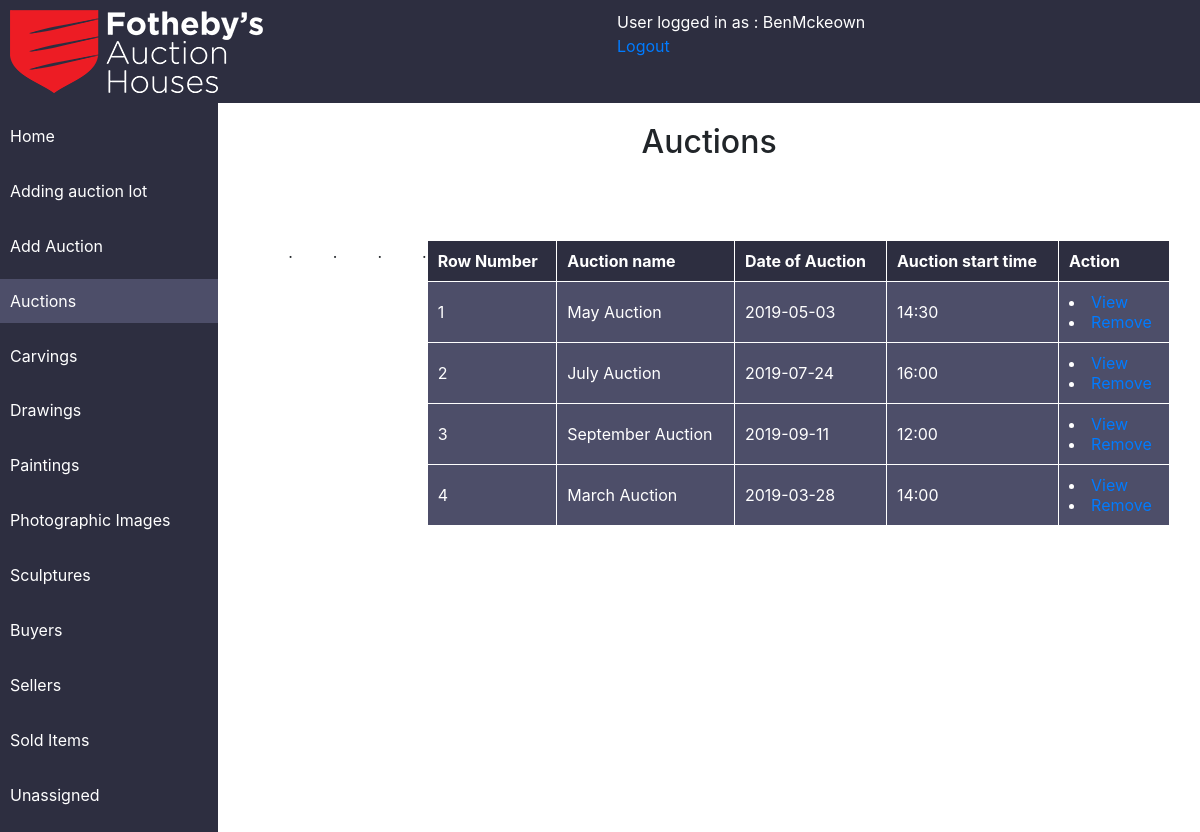
Page /default/public/admin/auctions.php (signed in) on the committed database.
### tables this page shows
CREATE TABLE `Auction` (
  `idAuction` int(11) NOT NULL AUTO_INCREMENT,
  `Auction_Name` varchar(45) DEFAULT NULL,
  `Date_Of_Auction` date DEFAULT NULL,
  `Auction_Time` varchar(45) DEFAULT NULL,
  `Description` varchar(500) DEFAULT NULL,
  PRIMARY KEY (`idAuction`)
);

### default/public/admin/auctions.php (the view, shortened to what this page needs)
<?php
if (isset($_SESSION['loggedin']) && $_SESSION['loggedin'] == true){
require '../headers/header.php';
?>
<h2>Auctions</h2>
<div class="con">
<div class="tableview">
<table id="tableid" width="100%">
  <tr>
    <th>Row Number</th>
     <th>Auction name</th>
        <th>Date of Auction</th>
           <th>Auction start time</th>
 <th>Action</th>
<?php
require '../config.php';
$results = $pdo->query('SELECT * FROM Auction');
$i=1;
foreach($results as $row){
echo  '<tr id="wrapper">'.
'<td><a>'.$i.'</a></td>'.
      '<td><a>'.$row['Auction_Name'] .'</a></td>'.
        '<td><a>'.$row['Date_Of_Auction'] .'</a></td>'.
          '<td><a>'.$row['Auction_Time'] .'</a></td>'.
            '<ul>
        <td>  <li><a href="view.php?id='.$row['idAuction'].'">View</a></li>
<li><a href="removeauction.php?id='.$row['idAuction'].'">Remove</a>
          </li></td>
          </ul>.
</tr>';
$i++;
}
}
else{
  header('location:../login.php');
}
?>
</table>
</div>
</div>

### default/public/style.css (style rules this page uses)
ul { list-style: none; }
html,body { height:100%; margin:0; }
body { width: 100%; height: 100%; }
.tableview2 table,th,td { color:white; border: 1px solid white; }
.tableview { width: 100%; padding: 30px; display: flex; justify-content: center; }
.tableview table,th,td { color:white; border: 1px solid white; }
.tableview th { background-color: #2d2e40; padding:10px; }
.tableview td { padding:10px; background-color: #4d4e69; }
.con { display: flex; justify-content: center; align-items: center; margin-top: 5%; }
h2 { margin-top: 2%; text-align: center; }

### rows in the picture
auction: Auction_Name "May Auction", Date_Of_Auction "2019-05-03", Auction_Time "14:30"
auction: Auction_Name "July Auction", Date_Of_Auction "2019-07-24", Auction_Time "16:00"
auction: Auction_Name "September Auction", Date_Of_Auction "2019-09-11", Auction_Time "12:00"
auction: Auction_Name "March Auction", Date_Of_Auction "2019-03-28", Auction_Time "14:00"

### other values in the picture
$_SESSION['username'] "BenMckeown"
